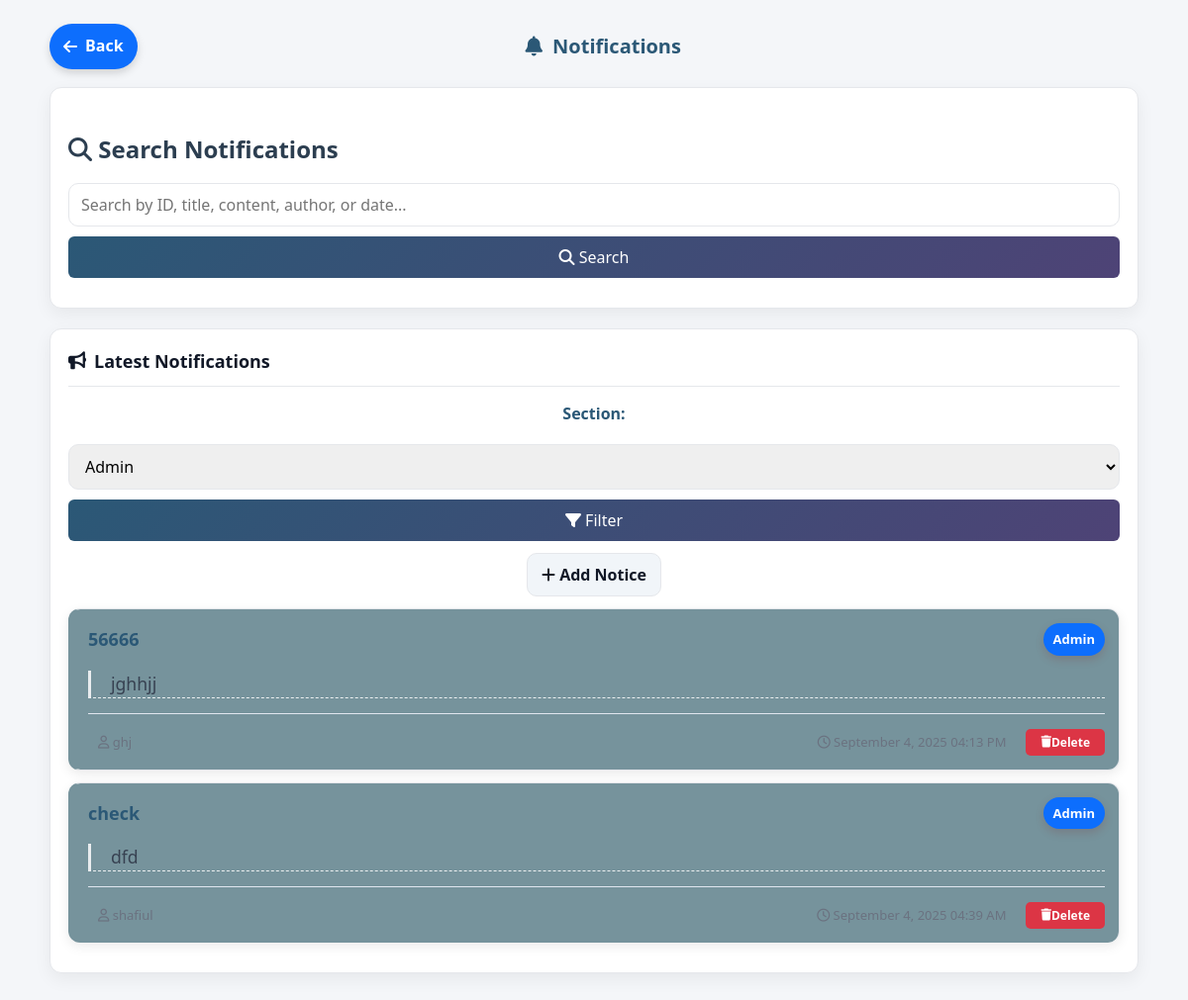
The page /admin/notification.php on the database as committed earlier.
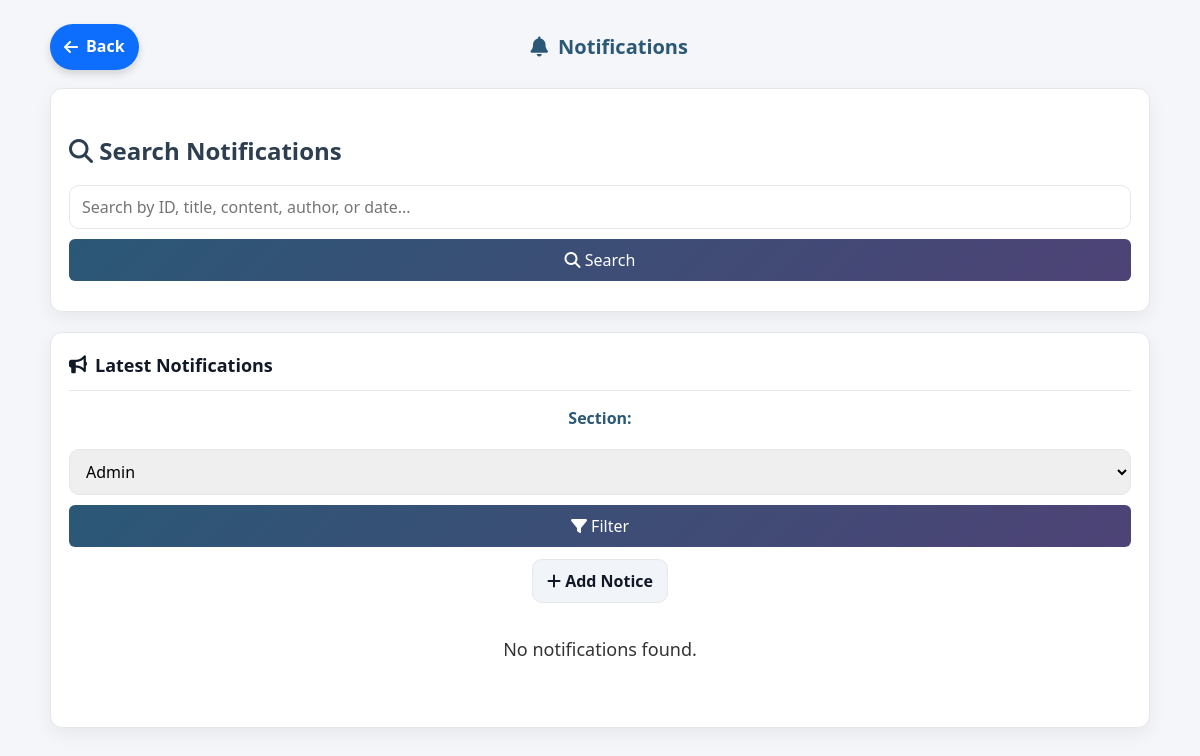
The same page on the database as committed later.
### tables this page shows
CREATE TABLE `notice` (
  `id` int(11) NOT NULL,
  `title` varchar(255) NOT NULL,
  `section` varchar(100) NOT NULL,
  `sub_section` varchar(50) DEFAULT NULL,
  `content` text NOT NULL,
  `author` varchar(100) NOT NULL,
  `created_at` timestamp NOT NULL DEFAULT current_timestamp(),
  `viewed` tinyint(1) DEFAULT 0 COMMENT '0=unread, 1=read'
);

### admin/notification.php (the view, shortened to what the changed rows need)
<?php
require_once '../library/notice.php';
$con = new mysqli(DB_SERVER, DB_USERNAME, DB_PASSWORD, DB_NAME);
$show_search_results = false;
$selected_section = $_POST['section'] ?? 'Admin';
$selected_sub_section = $_POST['sub_section'] ?? '';
?>
<!DOCTYPE html>
<html lang="en">
<head>
    <link rel="stylesheet" href="all.css">
    <link rel="stylesheet" href="https://cdnjs.cloudflare.com/ajax/libs/font-awesome/6.5.0/css/all.min.css">
</head>
<body>
<?php if (!$show_search_results): ?>
<div class="panel">
    <?php
    $notices = [];
    if ($selected_section !== 'update_request') {
        if ($selected_section === 'Department' && !empty($selected_sub_section)) {
            $query1 = "SELECT * FROM notice WHERE section='Department' AND sub_section = ? ORDER BY created_at DESC";
            if ($stmt = $con->prepare($query1)) {
                $stmt->bind_param("s", $selected_sub_section);
                $stmt->execute();
                $result1 = $stmt->get_result();
                while ($row = $result1->fetch_assoc()) {
                    $row['source'] = 'notice';
                    $notices[] = $row;
                }
                $stmt->close();
            }
        } else {
            $query1 = "SELECT * FROM notice WHERE section = ? ORDER BY created_at DESC";
            if ($stmt = $con->prepare($query1)) {
                $stmt->bind_param("s", $selected_section);
                $stmt->execute();
                $result1 = $stmt->get_result();
                while ($row = $result1->fetch_assoc()) {
                    $row['source'] = 'notice';
                    $notices[] = $row;
                }
            }
        }
    }
    if (count($notices) > 0) {
        foreach ($notices as $row) {
            if ($row['source'] === 'notice') {
                $noticeClass = ($row['viewed'] == 0) ? "notice-card unread" : "notice-card read"; ?>
                <div class="<?php echo $noticeClass; ?>">
                    <div class="notice-header">
                        <h3 class="notice-title"><?php echo htmlspecialchars($row['title']); ?></h3>
                        <span class="notice-section">
                            <?php
                            echo htmlspecialchars($row['section']);
                            ?>
                        </span>
                    </div>
                    <div class="notice-content"><?php echo nl2br(htmlspecialchars($row['content'])); ?></div>
                    <div class="notice-footer">
                        <span><i class="fa-regular fa-user"></i> <?php echo htmlspecialchars($row['author']); ?></span>
                        <div class="date-delete-container">
                            <span><i class="fa-regular fa-clock"></i> <?php echo date('F j, Y h:i A', strtotime($row['created_at'])); ?></span>
                            <form method="post" style="display: inline;">
                                <button type="submit" name="delete_notice" class="delete-btn" onclick="return confirm('Are you sure you want to delete this notice?');">
                                    <i class="fa-solid fa-trash"></i> Delete
                                </button>
                            </form>
                        </div>
                    </div>
                </div>
            <?php }
        }
    } else {
        echo "<div class='no-notices'><p>No notifications found.</p></div>";
    }
    ?>
</div>
<?php endif; ?>

Rows that differ between the two databases and show on the page:
removed notice: title "56666", section "Admin", content "jghhjj", author "ghj", created_at "September 4, 2025 04:13 PM"
removed notice: title "check", section "Admin", content "dfd", author "shafiul", created_at "September 4, 2025 04:39 AM"
Other text that changed with them:
text now shown: "No notifications found."
